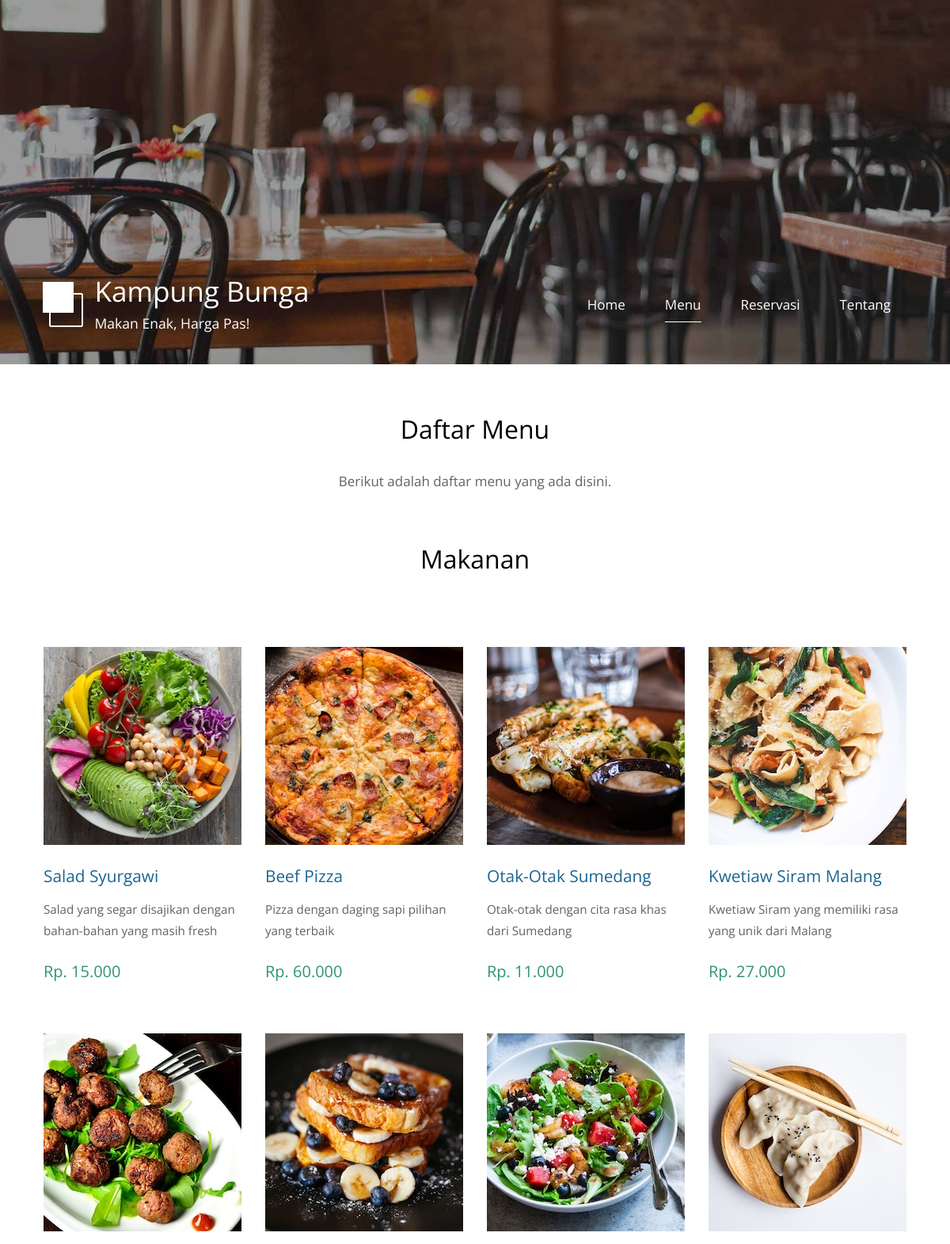
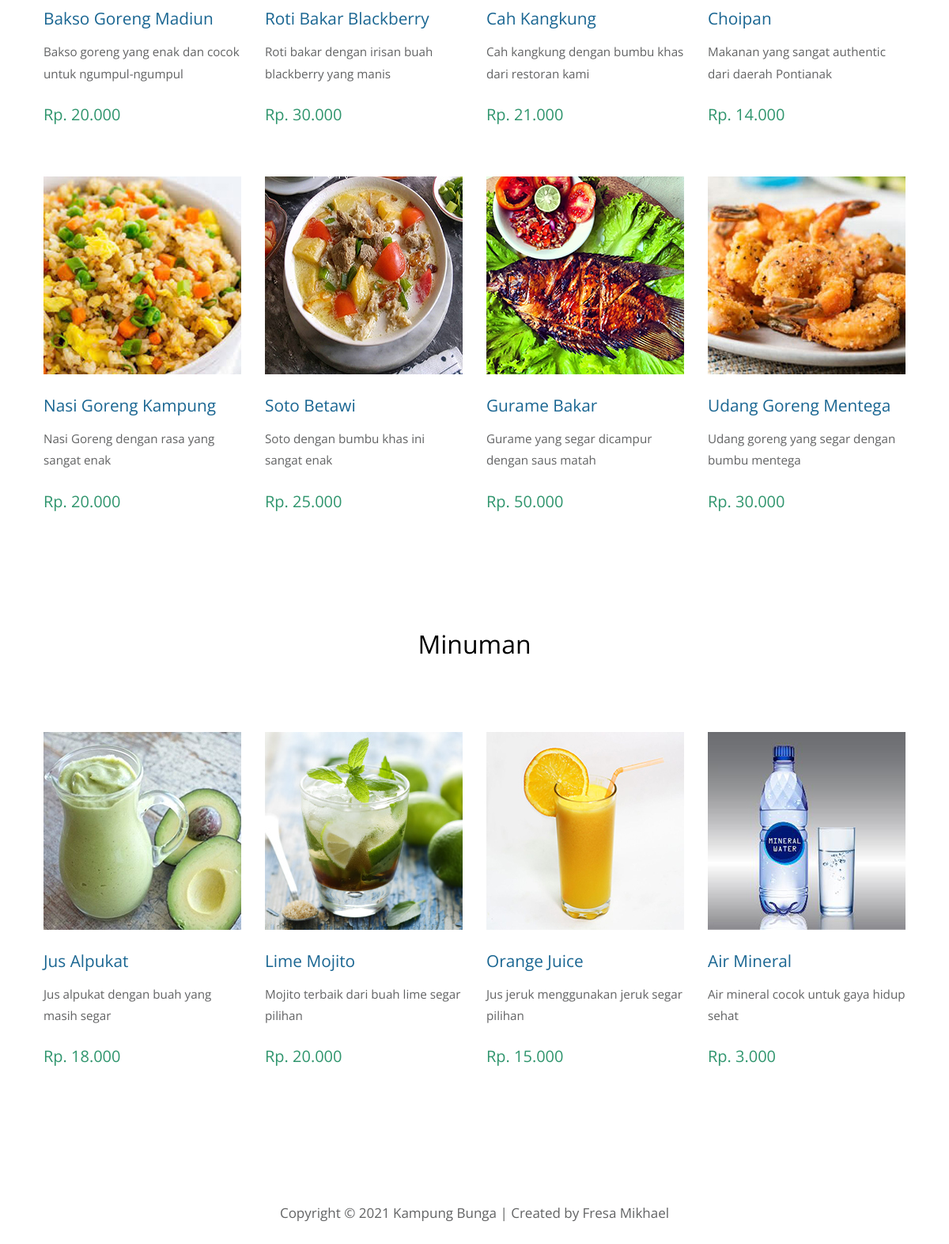
Page /menu.php on the committed database (2 pictures, top to bottom).
### tables this page shows
CREATE TABLE IF NOT EXISTS `menu` (
`id` int(11) NOT NULL,
  `nama` varchar(50) NOT NULL,
  `harga` int(15) NOT NULL,
  `deskripsi` varchar(200) NOT NULL,
  `gambar` varchar(200) NOT NULL
);

CREATE TABLE IF NOT EXISTS `minuman` (
`id` int(11) NOT NULL,
  `nama` varchar(200) NOT NULL,
  `harga` int(11) NOT NULL,
  `deskripsi` varchar(200) NOT NULL,
  `gambar` varchar(200) NOT NULL
);

### menu.php (the view)
<?php
    include 'koneksi.php';
    include 'header.php';
?>
  <body>
    <div class="container">
      <div class="placeholder">
        <div
          class="parallax-window"
          data-parallax="scroll"
          data-image-src="img/head.jfif"
        >
          <div class="tm-header">
            <div class="row tm-header-inner">
              <div class="col-md-6 col-12">
                <img
                  src="img/simple-house-logo.png"
                  alt="Logo"
                  class="tm-site-logo"
                />
                <div class="tm-site-text-box">
                  <h1 class="tm-site-title">Kampung Bunga</h1>
                  <h6 class="tm-site-description">Makan Enak, Harga Pas!</h6>
                </div>
              </div>
              <nav class="col-md-6 col-12 tm-nav">
                <ul class="tm-nav-ul">
                  <li class="tm-nav-li">
                    <a href="index.php" class="tm-nav-link">Home</a>
                  </li>
                  <li class="tm-nav-li">
                    <a href="menu.php" class="tm-nav-link active">Menu</a>
                  </li>
                  <li class="tm-nav-li">
                    <a href="reservasi.php" class="tm-nav-link">Reservasi</a>
                  </li>
                  <li class="tm-nav-li">
                    <a href="tentang_kami.php" class="tm-nav-link"
                      >Tentang</a
                    >
                  </li>
                </ul>
              </nav>
            </div>
          </div>
        </div>
      </div>
      <main>
        <header class="row tm-welcome-section">
          <h2 class="col-12 text-center tm-section-title">
            Daftar Menu
          </h2>
          <p class="col-12 text-center">
            Berikut adalah daftar menu yang ada disini.
          </p>
        </header>
        <header class="row tm-welcome-section">
          <h2 class="col-12 text-center tm-section-title">
            Makanan
          </h2>
        </header>
        <div class="row tm-gallery">
          <div id="tm-gallery-page-pizza" class="tm-gallery-page">
            <?php
          $ambil = mysqli_query($connect,"SELECT * FROM menu");
          while ($data = mysqli_fetch_array($ambil)){
            ?>
            <article class="col-lg-3 col-md-4 col-sm-6 col-12 tm-gallery-item">
              <figure>
                <img
                  src="img/gallery/<?php echo $data['gambar'] ?>"
                  alt="Image"
                  class="tm-gallery-img"
                />
                <figcaption>
                  <h4 class="tm-gallery-title"><?php echo $data['nama'] ?></h4>
                  <p class="tm-gallery-description">
                    <?php echo $data['deskripsi'] ?>
                  </p>
                  <p class="tm-gallery-price"><?php echo "Rp. ". number_format($data['harga'], 0, ",", "."); ?></p>
                </figcaption>
              </figure>
            </article>
                  <?php
                  }
                  ?>
          </div>
        </div>
        <header class="row tm-welcome-section">
          <h2 class="col-12 text-center tm-section-title">
            Minuman
          </h2>
        </header>
        <div class="row tm-gallery">
          <?php
          $ambil = mysqli_query($connect,"SELECT * FROM minuman");
          while ($data = mysqli_fetch_array($ambil)){
            ?>
          <div id="tm-gallery-page-pizza" class="tm-gallery-page">
            <article class="col-lg-3 col-md-4 col-sm-6 col-12 tm-gallery-item">
              <figure>
                <img
                  src="img/gallery/<?php echo $data['gambar'] ?>"
                  alt="Image"
                  class="tm-gallery-img"
                />
                <figcaption>
                  <h4 class="tm-gallery-title"><?php echo $data['nama'] ?></h4>
                  <p class="tm-gallery-description">
                    <?php echo $data['deskripsi'] ?>
                  </p>
                  <p class="tm-gallery-price"><?php echo "Rp. ". number_format($data['harga'], 0, ",", "."); ?></p>
                </figcaption>
              </figure>
            </article>
                  <?php
                  }
                  ?>
          </div>
        </div>
      </main>
<?php
  include 'footer.php';
?>

### header.php (shortened to what this page needs)
<!DOCTYPE html>
<html>
  <head>
    <link href="css/style.css" rel="stylesheet" />
  </head>

### footer.php (shortened to what this page needs)
      <footer class="tm-footer text-center">
        <p>
          Copyright &copy; 2021 Kampung Bunga | Created by Fresa Mikhael
        </p>
      </footer>
    </div>
  </body>
</html>

### css/style.css (style rules this page uses)
ul, nav, body, h1, h2, h4, h6, p, figure { margin: 0; padding: 0; }
a, button { transition: all 0.3s ease; }
html { box-sizing: border-box; -ms-overflow-style: scrollbar; }
*, *::before, *::after { box-sizing: inherit; }
.container { width: 100%; max-width: 1200px; margin-right: auto; margin-left: auto; }
.row { display: -ms-flexbox; display: flex; -ms-flex-wrap: wrap; flex-wrap: wrap; margin-left: -15px; margin-right: -15px; }
.col-lg-3, .col-lg-4, .col-lg-6, .col-md-4, .col-md-6, .col-sm-6, .col-12 { position: relative; width: 100%; padding-right: 15px; padding-left: 15px; }
.col-12 { -ms-flex: 0 0 100%; flex: 0 0 100%; max-width: 100%; }
@media (min-width: 576px) { .col-sm-6 { -ms-flex: 0 0 50%; flex: 0 0 50%; max-width: 50%; } }
@media (min-width: 768px) { .col-md-4 { -ms-flex: 0 0 33.333333%; flex: 0 0 33.333333%; max-width: 33.333333%; } }
@media (min-width: 768px) { .col-md-6 { -ms-flex: 0 0 50%; flex: 0 0 50%; max-width: 50%; } }
@media (min-width: 992px) { .col-lg-3 { -ms-flex: 0 0 25%; flex: 0 0 25%; max-width: 25%; } }
.text-center { text-align: center; }
body { font-family: "Open Sans", Arial, sans-serif; font-size: 17px; background-color: #ccc; overflow-x: hidden; }
.container { background-color: white; }
p, address { color: #626364; line-height: 1.8; }
.placeholder { width: 100%; min-height: 460px; background-color: #556e5b; }
.parallax-window { min-height: 460px; background: transparent; position: relative; }
.tm-header { position: absolute; bottom: 0; left: 0; width: 100%; color: white; z-index: 1000; }
.tm-header-inner { padding: 40px 50px; }
.tm-site-logo { display: inline-block; margin-right: 5px; }
.tm-site-text-box { display: inline-block; }
.tm-site-title { font-size: 2.2rem; font-weight: 400; margin-bottom: 5px; }
.tm-site-description { font-size: 1.1rem; font-weight: 400; }
.tm-nav { text-align: right; margin-top: 30px; }
.tm-nav-ul { display: flex; justify-content: flex-end; }
.tm-nav-li { list-style: none; display: block; margin-bottom: 0; padding-right: 25px; padding-left: 25px; }
.tm-nav-link { color: white; text-decoration: none; padding-bottom: 10px; }
.tm-nav-link.active, .tm-nav-link:hover { border-bottom: 1px solid white; }
.tm-welcome-section { margin: 60px auto; max-width: 655px; }
.tm-section-title { font-size: 2rem; font-weight: 400; margin-bottom: 30px; }
.tm-gallery { margin-bottom: 80px; }
.tm-gallery-page { max-width: 280px; margin-left: auto; margin-right: auto; display: -ms-flexbox; display: flex; -ms-flex-wrap: wrap; flex-wrap: wrap; }
.tm-gallery-description { font-size: 0.95rem; }
@media (min-width: 576px) { .tm-gallery-page { max-width: 560px; } }
@media (min-width: 768px) { .tm-gallery-page, .tm-section, .tm-container-inner, .tm-container-inner-2 { max-width: 840px; } }
@media (min-width: 992px) { .tm-gallery-page, .tm-section { max-width: 1120px; } }
.tm-gallery-item { max-width: 280px; }
.tm-gallery-img { margin-bottom: 20px; }
.tm-gallery-title { font-size: 1.3rem; font-weight: 400; color: #1a6692; margin-bottom: 15px; }
.tm-gallery-description { margin-bottom: 20px; }
.tm-gallery-price { font-size: 1.25rem; color: #2f956d; margin-bottom: 60px; }
.tm-footer { padding: 25px 15px; margin-top: 40px; }

### rows in the picture
menu: gambar (picture), nama "Salad Syurgawi", deskripsi "Salad yang segar disajikan dengan bahan-bahan yang masih fresh", harga "15.000"
menu: gambar (picture), nama "Beef Pizza", deskripsi "Pizza dengan daging sapi pilihan yang terbaik", harga "60.000"
menu: gambar (picture), nama "Otak-Otak Sumedang", deskripsi "Otak-otak dengan cita rasa khas dari Sumedang", harga "11.000"
menu: gambar (picture), nama "Kwetiaw Siram Malang", deskripsi "Kwetiaw Siram yang memiliki rasa yang unik dari Malang", harga "27.000"
menu: gambar (picture), nama "Bakso Goreng Madiun", deskripsi "Bakso goreng yang enak dan cocok untuk ngumpul-ngumpul", harga "20.000"
menu: gambar (picture), nama "Roti Bakar Blackberry", deskripsi "Roti bakar dengan irisan buah blackberry yang manis", harga "30.000"
menu: gambar (picture), nama "Cah Kangkung", deskripsi "Cah kangkung dengan bumbu khas dari restoran kami", harga "21.000"
menu: gambar (picture), nama "Choipan", deskripsi "Makanan yang sangat authentic dari daerah Pontianak", harga "14.000"
menu: gambar (picture), nama "Nasi Goreng Kampung", deskripsi "Nasi Goreng dengan rasa yang sangat enak", harga "20.000"
menu: gambar (picture), nama "Soto Betawi", deskripsi "Soto dengan bumbu khas ini sangat enak", harga "25.000"
menu: gambar (picture), nama "Gurame Bakar", deskripsi "Gurame yang segar dicampur dengan saus matah", harga "50.000"
menu: gambar (picture), nama "Udang Goreng Mentega", deskripsi "Udang goreng yang segar dengan bumbu mentega", harga "30.000"
minuman: gambar (picture), nama "Jus Alpukat", deskripsi "Jus alpukat dengan buah yang masih segar", harga "18.000"
minuman: gambar (picture), nama "Lime Mojito", deskripsi "Mojito terbaik dari buah lime segar pilihan", harga "20.000"
minuman: gambar (picture), nama "Orange Juice", deskripsi "Jus jeruk menggunakan jeruk segar pilihan", harga "15.000"
minuman: gambar (picture), nama "Air Mineral", deskripsi "Air mineral cocok untuk gaya hidup sehat", harga "3.000"
